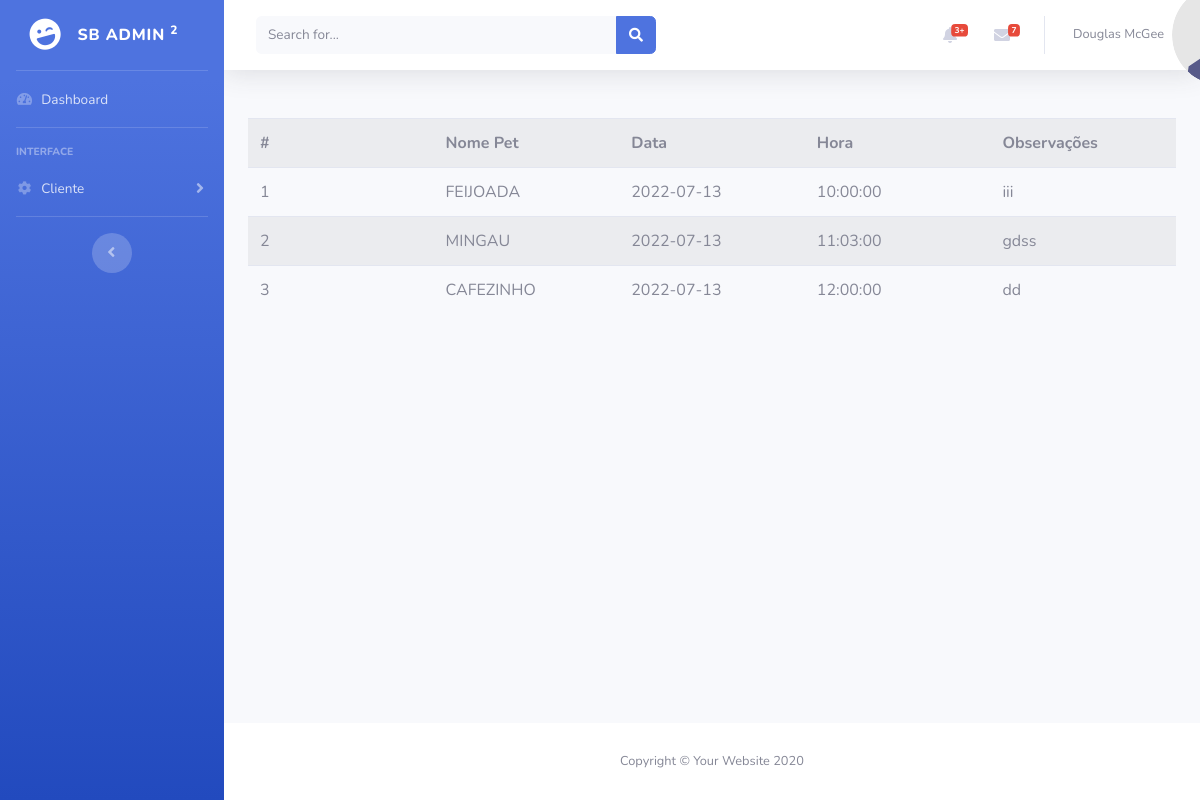
The page /produto/admin.php?rota=visualizar_consulta (signed in) on the database its author committed.
### tables this page shows
CREATE TABLE `consulta` (
  `id_consulta` int(11) NOT NULL,
  `id_pet` int(11) NOT NULL,
  `id_cliente` int(11) NOT NULL,
  `data_consulta` date NOT NULL,
  `hora_consulta` time NOT NULL,
  `obs_consulta` varchar(200) NOT NULL,
  `nome_pet` varchar(150) NOT NULL
);

### include/visualizarConsulta.php (the view, shortened to what this page needs)
<?php
if (isset($_SESSION['administrador'])){
$objConexao= new Conexao();
$conexaoBD= $objConexao->getConexao();
$sql="select * from consulta";
$retornoBD=$conexaoBD-> query($sql);
if ($retornoBD != null) {
?>
    <br/>
    <div class="row">
        <div class="col-12">
            <table class="table table-striped table-hover">
                <tr>
                    <th width="20%">#</th>
                    <th width="20%">Nome Pet</th>
                    <th width="20%">Data</th>
                    <th width="20%">Hora</th>
                    <th width="20%">Observações</th>
                </tr>
                <?php
                while ($retorno = $retornoBD->fetch_object()) {
                    echo '<tr><td>' . $retorno->id_consulta . '</td><td>' .
                        $retorno->nome_pet . '</td><td>' .
                        $retorno->data_consulta . '</td><td>' .
                        $retorno->hora_consulta . '</td><td>'.
                        $retorno->obs_consulta . '</td>';
                }
                ?>
            </table>
        </div>
    </div>
<?php
}
}else{
    header("Location:../index.html");
}?>

### rows shown on the page
consulta: id_consulta "1", nome_pet "FEIJOADA", data_consulta "2022-07-13", hora_consulta "10:00:00", obs_consulta "iii"
consulta: id_consulta "2", nome_pet "MINGAU", data_consulta "2022-07-13", hora_consulta "11:03:00", obs_consulta "gdss"
consulta: id_consulta "3", nome_pet "CAFEZINHO", data_consulta "2022-07-13", hora_consulta "12:00:00", obs_consulta "dd"
